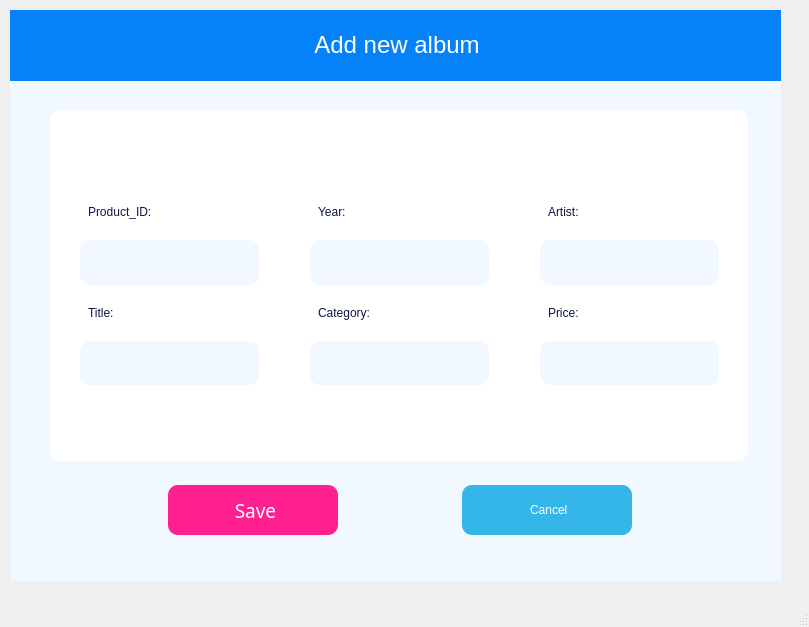
<?xml version="1.0" encoding="UTF-8"?>
<ui version="4.0">
 <class>MainWindowAddAdmin</class>
 <widget class="QMainWindow" name="MainWindowAddAdmin">
  <property name="geometry">
   <rect>
    <x>0</x>
    <y>0</y>
    <width>809</width>
    <height>627</height>
   </rect>
  </property>
  <property name="windowTitle">
   <string>Add new admin</string>
  </property>
  <widget class="QWidget" name="centralwidget">
   <widget class="QGroupBox" name="groupBox">
    <property name="geometry">
     <rect>
      <x>50</x>
      <y>110</y>
      <width>698</width>
      <height>351</height>
     </rect>
    </property>
    <property name="maximumSize">
     <size>
      <width>1000</width>
      <height>400</height>
     </size>
    </property>
    <property name="styleSheet">
     <string notr="true">padding: 5px;
border-radius: 10px;
background-color: rgb(255, 255, 255);
color: rgb(77, 77, 77);
font: 18 8pt &quot;Montserrat Light&quot;;</string>
    </property>
    <property name="title">
     <string/>
    </property>
    <widget class="QWidget" name="verticalLayoutWidget">
     <property name="geometry">
      <rect>
       <x>30</x>
       <y>80</y>
       <width>179</width>
       <height>195</height>
      </rect>
     </property>
     <layout class="QVBoxLayout" name="verticalLayout">
      <item>
       <widget class="QLabel" name="label_2">
        <property name="styleSheet">
         <string notr="true">color: rgb(14, 23, 67);
font: 57 10pt &quot;Montserrat Medium&quot;;</string>
        </property>
        <property name="text">
         <string>Product_ID:</string>
        </property>
       </widget>
      </item>
      <item>
       <widget class="QLineEdit" name="lineEditProductID">
        <property name="maximumSize">
         <size>
          <width>1000</width>
          <height>100</height>
         </size>
        </property>
        <property name="font">
         <font>
          <family>Montserrat Medium</family>
          <pointsize>10</pointsize>
          <weight>7</weight>
          <italic>false</italic>
          <bold>false</bold>
         </font>
        </property>
        <property name="styleSheet">
         <string notr="true">background-color: rgb(242, 248, 255);
color: rgb(14, 23, 67);
font: 57 10pt &quot;Montserrat Medium&quot;;
padding: 10px;</string>
        </property>
       </widget>
      </item>
      <item>
       <widget class="QLabel" name="label_3">
        <property name="styleSheet">
         <string notr="true">color: rgb(14, 23, 67);
font: 57 10pt &quot;Montserrat Medium&quot;;</string>
        </property>
        <property name="text">
         <string>Title:</string>
        </property>
       </widget>
      </item>
      <item>
       <widget class="QLineEdit" name="lineEditTitle">
        <property name="maximumSize">
         <size>
          <width>1000</width>
          <height>100</height>
         </size>
        </property>
        <property name="font">
         <font>
          <family>Montserrat Medium</family>
          <pointsize>10</pointsize>
          <weight>7</weight>
          <italic>false</italic>
          <bold>false</bold>
         </font>
        </property>
        <property name="styleSheet">
         <string notr="true">background-color: rgb(242, 248, 255);
color: rgb(14, 23, 67);
font: 57 10pt &quot;Montserrat Medium&quot;;
padding: 10px;</string>
        </property>
       </widget>
      </item>
     </layout>
    </widget>
    <widget class="QWidget" name="verticalLayoutWidget_2">
     <property name="geometry">
      <rect>
       <x>260</x>
       <y>80</y>
       <width>179</width>
       <height>195</height>
      </rect>
     </property>
     <layout class="QVBoxLayout" name="verticalLayout_2">
      <item>
       <widget class="QLabel" name="label_9">
        <property name="styleSheet">
         <string notr="true">color: rgb(14, 23, 67);
font: 57 10pt &quot;Montserrat Medium&quot;;</string>
        </property>
        <property name="text">
         <string>Year:</string>
        </property>
       </widget>
      </item>
      <item>
       <widget class="QLineEdit" name="lineEditYear">
        <property name="maximumSize">
         <size>
          <width>1000</width>
          <height>100</height>
         </size>
        </property>
        <property name="font">
         <font>
          <family>Montserrat Medium</family>
          <pointsize>10</pointsize>
          <weight>7</weight>
          <italic>false</italic>
          <bold>false</bold>
         </font>
        </property>
        <property name="styleSheet">
         <string notr="true">background-color: rgb(242, 248, 255);
color: rgb(14, 23, 67);
font: 57 10pt &quot;Montserrat Medium&quot;;
padding: 10px;</string>
        </property>
       </widget>
      </item>
      <item>
       <widget class="QLabel" name="label_10">
        <property name="styleSheet">
         <string notr="true">color: rgb(14, 23, 67);
font: 57 10pt &quot;Montserrat Medium&quot;;</string>
        </property>
        <property name="text">
         <string>Category:</string>
        </property>
       </widget>
      </item>
      <item>
       <widget class="QLineEdit" name="lineEditCategory">
        <property name="maximumSize">
         <size>
          <width>1000</width>
          <height>100</height>
         </size>
        </property>
        <property name="font">
         <font>
          <family>Montserrat Medium</family>
          <pointsize>10</pointsize>
          <weight>7</weight>
          <italic>false</italic>
          <bold>false</bold>
         </font>
        </property>
        <property name="styleSheet">
         <string notr="true">background-color: rgb(242, 248, 255);
color: rgb(14, 23, 67);
font: 57 10pt &quot;Montserrat Medium&quot;;
padding: 10px;</string>
        </property>
       </widget>
      </item>
     </layout>
    </widget>
    <widget class="QWidget" name="verticalLayoutWidget_3">
     <property name="geometry">
      <rect>
       <x>490</x>
       <y>80</y>
       <width>179</width>
       <height>195</height>
      </rect>
     </property>
     <layout class="QVBoxLayout" name="verticalLayout_3">
      <item>
       <widget class="QLabel" name="label_13">
        <property name="styleSheet">
         <string notr="true">color: rgb(14, 23, 67);
font: 57 10pt &quot;Montserrat Medium&quot;;</string>
        </property>
        <property name="text">
         <string>Artist:</string>
        </property>
       </widget>
      </item>
      <item>
       <widget class="QLineEdit" name="lineEditCategory_2">
        <property name="maximumSize">
         <size>
          <width>1000</width>
          <height>100</height>
         </size>
        </property>
        <property name="font">
         <font>
          <family>Montserrat Medium</family>
          <pointsize>10</pointsize>
          <weight>7</weight>
          <italic>false</italic>
          <bold>false</bold>
         </font>
        </property>
        <property name="styleSheet">
         <string notr="true">background-color: rgb(242, 248, 255);
color: rgb(14, 23, 67);
font: 57 10pt &quot;Montserrat Medium&quot;;
padding: 10px;</string>
        </property>
       </widget>
      </item>
      <item>
       <widget class="QLabel" name="label_14">
        <property name="styleSheet">
         <string notr="true">color: rgb(14, 23, 67);
font: 57 10pt &quot;Montserrat Medium&quot;;</string>
        </property>
        <property name="text">
         <string>Price:</string>
        </property>
       </widget>
      </item>
      <item>
       <widget class="QLineEdit" name="lineEditPrice_2">
        <property name="maximumSize">
         <size>
          <width>1000</width>
          <height>100</height>
         </size>
        </property>
        <property name="font">
         <font>
          <family>Montserrat Medium</family>
          <pointsize>10</pointsize>
          <weight>7</weight>
          <italic>false</italic>
          <bold>false</bold>
         </font>
        </property>
        <property name="styleSheet">
         <string notr="true">background-color: rgb(242, 248, 255);
color: rgb(14, 23, 67);
font: 57 10pt &quot;Montserrat Medium&quot;;
padding: 10px;</string>
        </property>
       </widget>
      </item>
     </layout>
    </widget>
   </widget>
   <widget class="QLabel" name="label_8">
    <property name="geometry">
     <rect>
      <x>10</x>
      <y>10</y>
      <width>771</width>
      <height>571</height>
     </rect>
    </property>
    <property name="styleSheet">
     <string notr="true">background-color: rgb(242, 248, 255);</string>
    </property>
    <property name="text">
     <string/>
    </property>
   </widget>
   <widget class="QLabel" name="label">
    <property name="geometry">
     <rect>
      <x>10</x>
      <y>10</y>
      <width>771</width>
      <height>71</height>
     </rect>
    </property>
    <property name="styleSheet">
     <string notr="true">  background-color: #0581F9;
font: 75 24pt &quot;CocogooseProTrial Bold&quot;;
    padding: 5px;

	color: rgb(255, 255, 255);
</string>
    </property>
    <property name="text">
     <string>&lt;html&gt;&lt;head/&gt;&lt;body&gt;&lt;p align=&quot;center&quot;&gt;&lt;span style=&quot; font-size:18pt;&quot;&gt;Add new album&lt;/span&gt;&lt;/p&gt;&lt;/body&gt;&lt;/html&gt;</string>
    </property>
   </widget>
   <widget class="QWidget" name="horizontalLayoutWidget">
    <property name="geometry">
     <rect>
      <x>50</x>
      <y>470</y>
      <width>701</width>
      <height>80</height>
     </rect>
    </property>
    <layout class="QHBoxLayout" name="horizontalLayout">
     <item>
      <widget class="QPushButton" name="pushButtonSave">
       <property name="maximumSize">
        <size>
         <width>170</width>
         <height>50</height>
        </size>
       </property>
       <property name="font">
        <font>
         <family>Montserrat Medium</family>
         <pointsize>14</pointsize>
         <weight>7</weight>
         <italic>false</italic>
         <bold>false</bold>
        </font>
       </property>
       <property name="toolTip">
        <string>&lt;html&gt;&lt;head/&gt;&lt;body&gt;&lt;p&gt;&lt;span style=&quot; font-size:12pt; color:#ff2090;&quot;&gt;New&lt;/span&gt;&lt;/p&gt;&lt;/body&gt;&lt;/html&gt;</string>
       </property>
       <property name="toolTipDuration">
        <number>-1</number>
       </property>
       <property name="styleSheet">
        <string notr="true">QPushButton {
    background-color: #FF2090; /* Màu nền mặc định */

    border-radius: 10px; 
    padding: 5px;
 
	font: 57 14pt &quot;Montserrat Medium&quot;;
	color: rgb(255, 255, 255);
}

QPushButton:hover {
    background-color: #FFA2D1; /* Màu khi di chuột */  
}

QPushButton:pressed {
    background-color: #FF2090; /* Màu khi nhấn */
}

QPushButton:focus {
    border: 5px solid #FFA2D1; /* Viền khi nút được focus */ 
}



</string>
       </property>
       <property name="text">
        <string> Save</string>
       </property>
       <property name="icon">
        <iconset>
         <normaloff>../../RESOURCE/ICON/1.png</normaloff>../../RESOURCE/ICON/1.png</iconset>
       </property>
       <property name="iconSize">
        <size>
         <width>30</width>
         <height>30</height>
        </size>
       </property>
      </widget>
     </item>
     <item>
      <widget class="QPushButton" name="pushButtonCancel">
       <property name="maximumSize">
        <size>
         <width>170</width>
         <height>50</height>
        </size>
       </property>
       <property name="toolTip">
        <string>&lt;html&gt;&lt;head/&gt;&lt;body&gt;&lt;p&gt;&lt;span style=&quot; font-size:12pt; color:#35b6e8;&quot;&gt;Edit&lt;/span&gt;&lt;/p&gt;&lt;/body&gt;&lt;/html&gt;</string>
       </property>
       <property name="styleSheet">
        <string notr="true">QPushButton {
    background-color: #35B6E8; /* Màu nền mặc định */

    border-radius: 10px; 
    padding: 5px;
 
	font: 57 14pt &quot;Montserrat Medium&quot;;
	color: rgb(255, 255, 255);

}

QPushButton:hover {
    background-color: #A3E3FC; /* Màu khi di chuột */  

}

QPushButton:pressed {
    background-color: #35B6E8; /* Màu khi nhấn */
}

QPushButton:focus {
    border: 5px solid #A3E3FC; /* Viền khi nút được focus */ 
}
</string>
       </property>
       <property name="text">
        <string> Cancel</string>
       </property>
       <property name="icon">
        <iconset>
         <normaloff>../../RESOURCE/ICON/cancel.png</normaloff>../../RESOURCE/ICON/cancel.png</iconset>
       </property>
       <property name="iconSize">
        <size>
         <width>30</width>
         <height>30</height>
        </size>
       </property>
      </widget>
     </item>
    </layout>
   </widget>
   <zorder>label_8</zorder>
   <zorder>groupBox</zorder>
   <zorder>label</zorder>
   <zorder>horizontalLayoutWidget</zorder>
  </widget>
  <widget class="QMenuBar" name="menubar">
   <property name="geometry">
    <rect>
     <x>0</x>
     <y>0</y>
     <width>809</width>
     <height>26</height>
    </rect>
   </property>
  </widget>
  <widget class="QStatusBar" name="statusbar"/>
 </widget>
 <resources/>
 <connections/>
</ui>
